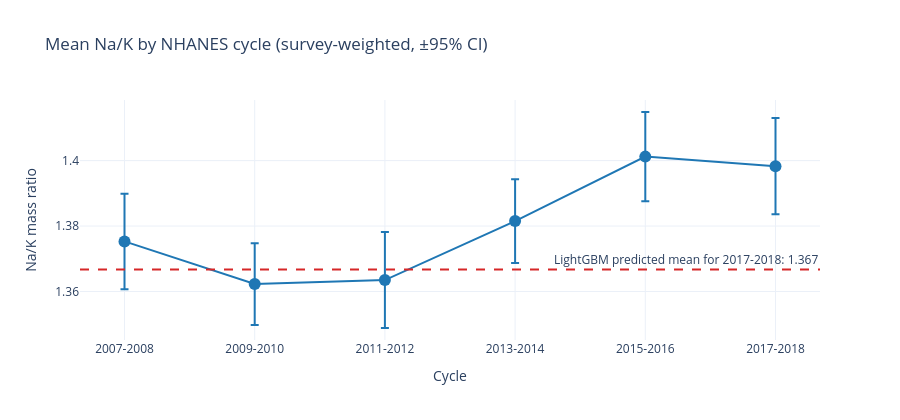

Notebook source saved alongside this figure:
### Markdown cell above
## Figure 6 — Holdout vs train: secular trend in mean Na/K

### Code cell
trend = pooled[pooled['NAK_RATIO'].notna()].copy()
trend['wt'] = trend['weight_diet2d'].fillna(trend['weight_diet1d']).fillna(trend['weight'])
def wmean(g): return np.average(g['NAK_RATIO'], weights=g['wt'])
def wse(g):
    n = len(g); w = g['wt'].values
    return float(np.sqrt(np.cov(g['NAK_RATIO'], aweights=w) / n))
gtr = trend.groupby('CYCLE').apply(lambda g: pd.Series({'mean': wmean(g), 'se': wse(g)})).reset_index()

fig6 = go.Figure()
fig6.add_trace(go.Scatter(x=gtr['CYCLE'], y=gtr['mean'],
                          error_y=dict(type='data', array=1.96*gtr['se']),
                          mode='markers+lines', name='Observed cycle mean',
                          marker=dict(size=12, color='#1f77b4')))
fig6.add_hline(y=overall['pred_mean_overall'], line=dict(color='#d62728', dash='dash'),
               annotation_text=f"LightGBM predicted mean for 2017-2018: {overall['pred_mean_overall']:.3f}")
fig6.update_layout(title='Mean Na/K by NHANES cycle (survey-weighted, ±95% CI)',
                   xaxis_title='Cycle', yaxis_title='Na/K mass ratio', height=420)
fig6.show()

### Figure 1 — Plotly figure (JSON) as saved in the notebook; plotly's stock layout.template omitted (floating-point values rounded to 4 significant figures)
{"data": [{"error_y": {"array": [0.01459, 0.01248, 0.01465, 0.0128, 0.01363, 0.0147], "type": "data"}, "marker": {"color": "#1f77b4", "size": 12}, "mode": "markers+lines", "name": "Observed cycle mean", "type": "scatter", "x": ["2007-2008", "2009-2010", "2011-2012", "2013-2014", "2015-2016", "2017-2018"], "y": [1.375, 1.362, 1.363, 1.382, 1.401, 1.398]}], "layout": {"annotations": [{"showarrow": false, "text": "LightGBM predicted mean for 2017-2018: 1.367", "x": 1, "xanchor": "right", "xref": "x domain", "y": 1.367, "yanchor": "bottom", "yref": "y"}], "height": 420, "shapes": [{"line": {"color": "#d62728", "dash": "dash"}, "type": "line", "x0": 0, "x1": 1, "xref": "x domain", "y0": 1.367, "y1": 1.367, "yref": "y"}], "title": {"text": "Mean Na/K by NHANES cycle (survey-weighted, ±95% CI)"}, "xaxis": {"title": {"text": "Cycle"}}, "yaxis": {"title": {"text": "Na/K mass ratio"}}}}
